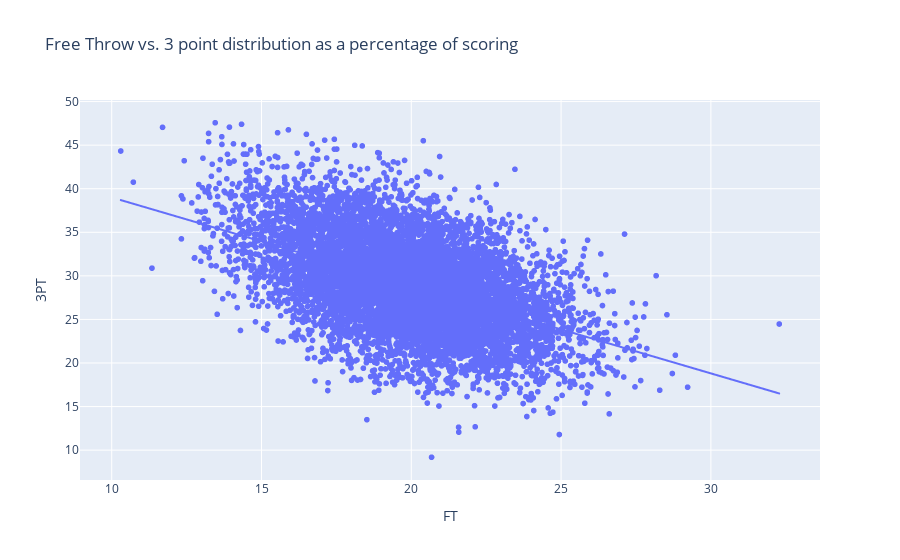

Notebook code cell kept with this figure:
### Markdown cell above
Multivariate Analysis

### Code cell
import plotly.express as px
fig = px.scatter(
dist,
x='FT',
y='3PT',
hover_name='Team/Year',
title='Free Throw vs. 3 point distribution as a percentage of scoring',
trendline='ols'
)
fig.show()

### Figure 1 — Plotly figure (JSON) as saved in the notebook; plotly's stock layout.template omitted (floating-point values rounded to 4 significant figures; data arrays with more than 128 entries replaced by an {"elided": "..."} marker saying what was removed)
{"data": [{"hovertemplate": "<b>%{hovertext}</b><br><br>FT=%{x}<br>3PT=%{y}<extra></extra>", "hovertext": {"elided": "8304 str values"}, "legendgroup": "", "marker": {"color": "#636efa", "symbol": "circle"}, "mode": "markers", "name": "", "showlegend": false, "type": "scattergl", "x": {"elided": "8304 float values"}, "xaxis": "x", "y": {"elided": "8304 float values"}, "yaxis": "y"}, {"hovertemplate": "<b>OLS trendline</b><br>3PT = -1.00975 * FT + 49.1<br>R<sup>2</sup>=0.249294<br><br>FT=%{x}<br>3PT=%{y} <b>(trend)</b><extra></extra>", "legendgroup": "", "marker": {"color": "#636efa", "symbol": "circle"}, "mode": "lines", "name": "", "showlegend": false, "type": "scattergl", "x": {"elided": "8304 float values"}, "xaxis": "x", "y": {"elided": "8304 float values"}, "yaxis": "y"}], "layout": {"legend": {"tracegroupgap": 0}, "title": {"text": "Free Throw vs. 3 point distribution as a percentage of scoring"}, "xaxis": {"anchor": "y", "domain": [0, 1], "title": {"text": "FT"}}, "yaxis": {"anchor": "x", "domain": [0, 1], "title": {"text": "3PT"}}}}
